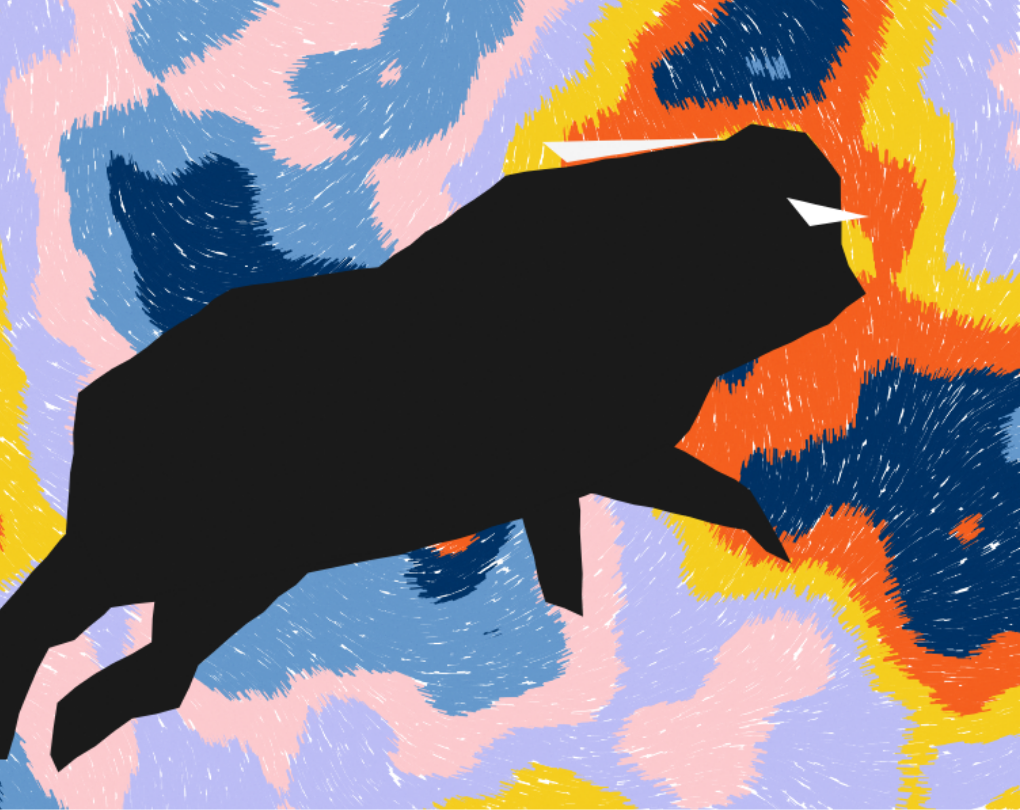
Frame 1 (no input)
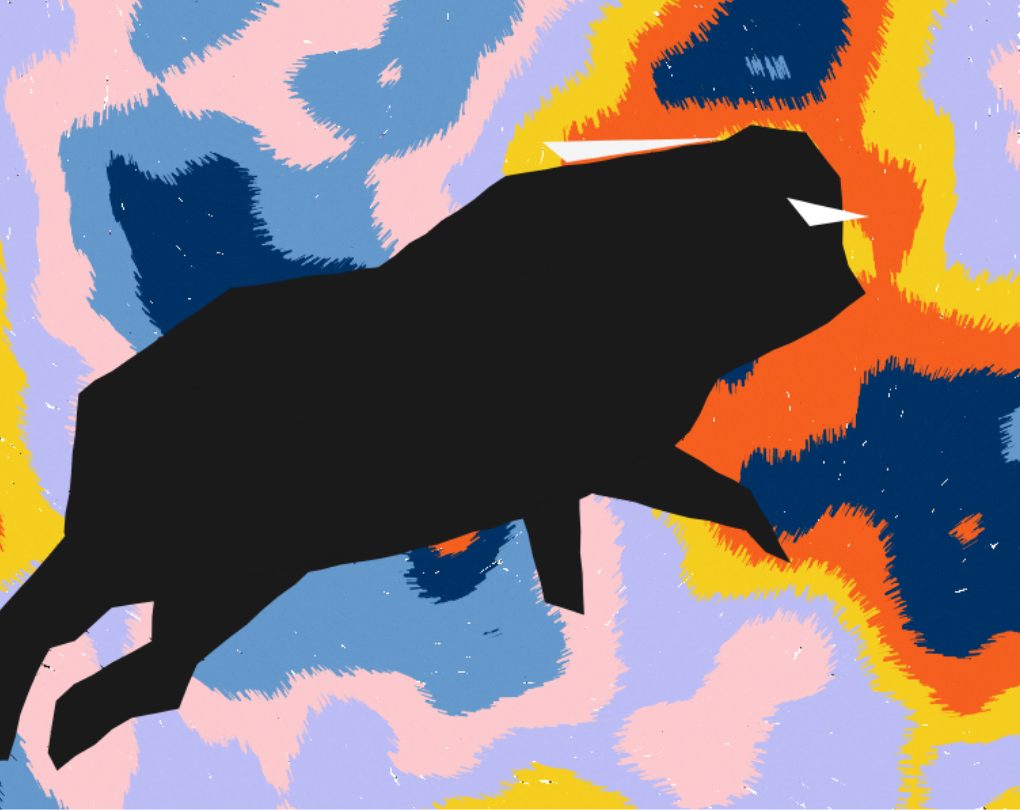
Frame 60 (no input)
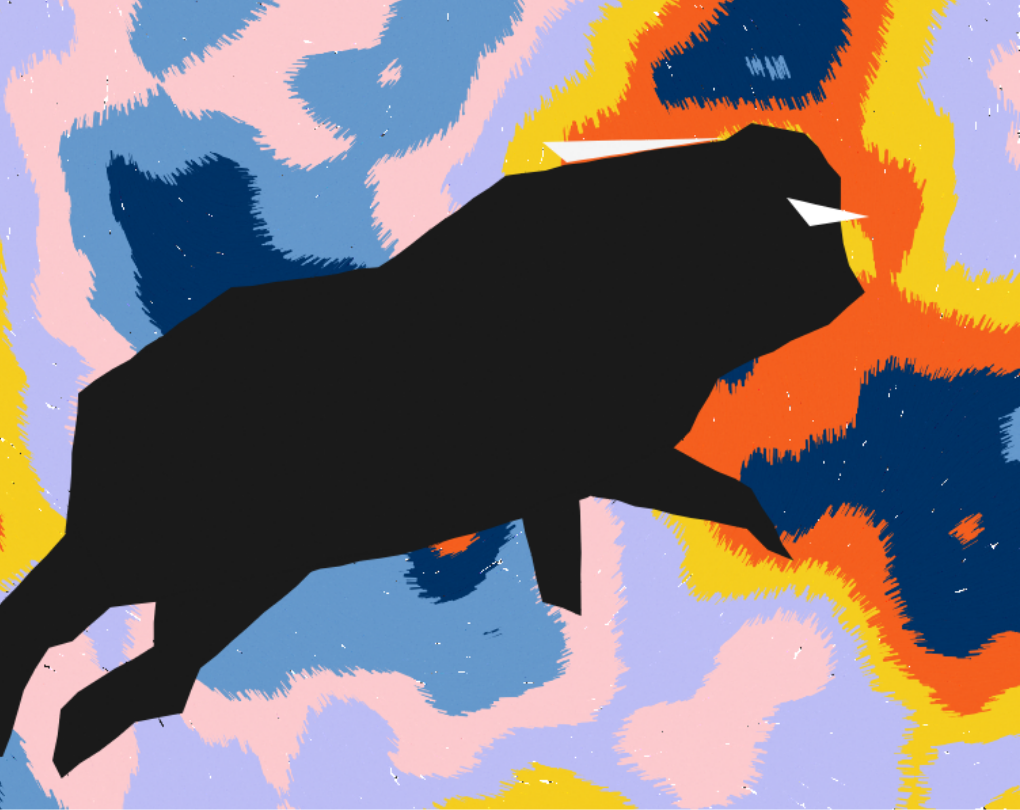
Frame 120 (the mouse pressed at the canvas centre since frame 60)

The p5.js sketch that drew these frames (run headless with seeded random() and noise() and a simulated clock; from frame 60 on, the mouse is pressed at the canvas centre):

// p5.js sketch
// ── sketch.js
// Global variables and constants
const BASE_WIDTH = 840;
const BASE_HEIGHT = 620;

let bg; // A layer used for storing the background of a static oil painting
let textureOverlay; // A layer used for storing the texture of the canvas

// An array of vertices of the body parts of a bull
let body, leg1, leg2, leg3, leg4, horn1, horn2;


// Core setup function
function setup() {
  createCanvas(BASE_WIDTH, BASE_HEIGHT);
  updateCanvasScale();

  // 1. Create a static oil painting background
  bg = createGraphics(width, height); 
  createImpastoBG(); 

  // 2. Create one-time, programmatic canvas textures
  textureOverlay = createGraphics(width, height);
  createGrainTexture(textureOverlay);

  // Initialize the vertex data of the bull at one time in setup
  body = [
    createVector(146,313), createVector(259,236), createVector(367,220),
    createVector(461,153), createVector(622,126), createVector(642,115),
    createVector(682,121), createVector(708,154), createVector(709,203),
    createVector(714,219), createVector(726,239), createVector(699,262),
    createVector(617,302), createVector(597,341), createVector(585,353),
    createVector(521,389), createVector(521,389), createVector(478,404),
    createVector(383,432), createVector(208,466), createVector(169,471),
    createVector(136,416),
  ];
  leg1 = [ createVector(580,350), createVector(642,384), createVector(672,438), createVector(634,421), createVector(638,414), createVector(515,385), ];
  leg2 = [ createVector(515,384), createVector(518,477), createVector(490,467), createVector(472,400), ];
  leg3 = [ createVector(378,428), createVector(330,434), createVector(235,514), createVector(221,546), createVector(186,553), createVector(132,593), createVector(125,580), createVector(131,542), createVector(144,530), createVector(200,497), createVector(203,462), ];
  leg4 = [ createVector(175,466), createVector(143,495), createVector(143,495), createVector(119,500), createVector(125,501), createVector(108,533), createVector(93,582), createVector(73,583), createVector(59,587), createVector(37,568), createVector(82,500), createVector(81,480), createVector(143,410), ];
  horn1 = [ createVector(668,169), createVector(685,190), createVector(729,183), ];
  horn2 = [ createVector(488,128), createVector(506,143), createVector(622,125), ];
}

// Core drawing loop (draw)
function draw() {
  // 1. Draw the pre-generated background layer
  image(bg, 0, 0, width, height);
  
  // 2. Draw a moving bull
  drawCow();
  
  // 3. After all the contents have been drawn, overlay the texture layers in the blending mode
  push();
  blendMode(OVERLAY); // Try OVERLAY, SOFT_LIGHT, or MULTIPLY
  image(textureOverlay, 0, 0);
  blendMode(BLEND); // Reset the blending mode to avoid affecting the next frame
  pop();
}


// Drawing helper function

// added: Function for creating programmatic noise textures
function createGrainTexture(graphics) {
  const grainAmount = 100000; // The number of noise points
  graphics.noStroke();
  for (let i = 0; i < grainAmount; i++) {
    const x = random(width);
    const y = random(height);
    // Draw a very small, semi-transparent white or black noise point
    const alpha = random(0, 15);
    if (random() > 0.5) {
      graphics.fill(255, alpha); // White noise point
    } else {
      graphics.fill(0, alpha);   // Black noise point
    }
    graphics.rect(x, y, 1, 1);
  }
}

// The drawing logic of the bull
function drawCow() {
  const animSpeed = 0.05;
  const animAmplitude = 0.06;
  let swingAngle = sin(frameCount * animSpeed) * animAmplitude;
  const pivot1 = createVector(610, 370), pivot2 = createVector(500, 395), pivot3 = createVector(350, 440), pivot4 = createVector(160, 420);

  drawRoughPolygon(body, 1, '#1a1a1a', 14);
  push(); translate(pivot1.x, pivot1.y); rotate(swingAngle); translate(-pivot1.x, -pivot1.y); drawRoughPolygon(leg1, 1, '#1a1a1a', 14); pop();
  push(); translate(pivot3.x, pivot3.y); rotate(swingAngle); translate(-pivot3.x, -pivot3.y); drawRoughPolygon(leg3, 1, '#1a1a1a', 14); pop();
  push(); translate(pivot2.x, pivot2.y); rotate(-swingAngle); translate(-pivot2.x, -pivot2.y); drawRoughPolygon(leg2, 1, '#1a1a1a', 14); pop();
  push(); translate(pivot4.x, pivot4.y); rotate(-swingAngle); translate(-pivot4.x, -pivot4.y); drawRoughPolygon(leg4, 1, '#1a1a1a', 14); pop();
  drawRoughPolygon(horn1, 0, '#FFFFFF', 10);
  drawRoughPolygon(horn2, 0, '#F5F5F5', 10);
}


// Rough contour function
function drawRoughPolygon(polygonVertices, jitter = 8, fillCol = '#dbb277', stepDiv = 14) {
  if (polygonVertices.length === 0) return;
  
  let jittered = [];
  for (let i = 0; i < polygonVertices.length; i++) {
    let p1 = polygonVertices[i];
    let p2 = polygonVertices[(i + 1) % polygonVertices.length];
    let steps = int(dist(p1.x, p1.y, p2.x, p2.y) / stepDiv);
    for (let t = 0; t < steps; t++) {
      let x = lerp(p1.x, p2.x, t / steps);
      let y = lerp(p1.y, p2.y, t / steps);
      let angle = atan2(p2.y - p1.y, p2.x - p1.x) + HALF_PI;
      let d = random(-jitter, jitter);
      x += cos(angle) * d;
      y += sin(angle) * d;
      jittered.push(createVector(x, y));
    }
  }
  noStroke();
  fill(fillCol);
  beginShape();
  for (let v of jittered) {
    vertex(v.x, v.y);
  }
  endShape(CLOSE);
}


// Programmed oil painting background generation function
const noiseScale = 0.003;
const colours = [ "#fccace", "#bcbdf5", "#f5ce20", "#f56020", "#003366", "#6699cc"];
function createImpastoBG() {
  const numStrokes = 80000;
  const strokeLength = 12;
  for (let i = 0; i < numStrokes; i++) {
    let x = random(width);
    let y = random(height);
    const n = noise(x * noiseScale, y * noiseScale);
    const numBands = 16;
    const band = int(n * numBands);
    const colourIndex = band % colours.length;
    const dabColor = colours[colourIndex];
    bg.stroke(dabColor);
    bg.strokeWeight(random(1, 2.5));
    let angleNoise = noise(x * noiseScale * 0.5, y * noiseScale * 0.5, 10);
    let angle = map(angleNoise, 0, 1, 0, TWO_PI * 2);
    let px = x + cos(angle) * strokeLength;
    let py = y + sin(angle) * strokeLength;
    bg.line(x, y, px, py);
  }
}


// The browser window is adjusted reactively
function updateCanvasScale() { 
    const scaleFactor = Math.min(windowWidth / BASE_WIDTH, windowHeight / BASE_HEIGHT) * 0.95; 
    const canvasEl = document.querySelector('canvas');
    canvasEl.style.transform = `scale(${scaleFactor})`;
    canvasEl.style.position = 'absolute';
    canvasEl.style.left = `calc(50% - ${BASE_WIDTH * scaleFactor / 2}px)`;
    canvasEl.style.top = `calc(50% - ${BASE_HEIGHT * scaleFactor / 2}px)`;
}

function windowResized() {
    updateCanvasScale();
}
